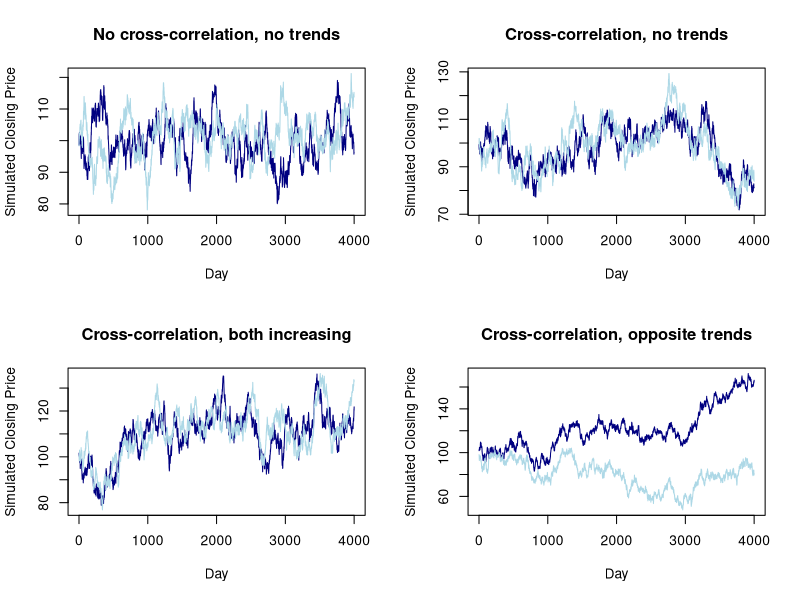

The R script that drew this image: (Note: this script raises an error after producing the figure.)
## stocksim

library(RColorBrewer)
library(lattice)
library(parallel)

########
####
##
#
# stocksim()
#
# num_days: number of days to simulate
# rho: controls how correlated the sequences (stocks) are in time
# psi: controls how correlated the sequences (stocks) are with each other
# sd1, sd2: standard deviation of stock 1,2
# beta1_0, beta2_0: y-intercept of stock 1,2, respectively
# beta1_1, beta2_1: slope of stock 1,2, respectively
#
# function returns a dataframe that contains num_days observations of:
#	stock1, stock2,
# where stock1 represents the closing price of stock1 on day t, and stock2 represents the closing price of stock2 on day t
# 
stocksim <- function(num_days = 4000, rho = .99, psi = 0, sd1 = 1, sd2 = 1, beta1_0 = 100, beta2_0 = 100, beta1_1 = 0, beta2_1 = 0) {
	# Calculate error terms
	error1_t <- rnorm(num_days, 0, sd1)
	error2_t <- rnorm(num_days, 0, sd2)
	
	# store the previous days' values here
	stock1 <- stock2 <- list() 
	
	# generate initial point and immediately prepare it to be the previous point
	stock1[1] <- X1_t <- X1_1 <- rnorm(1, 0, sd1) 
	stock2[1] <- X2_t <- X2_1 <- rnorm(1, 0, sd2)
	
	# Generate data for the rest of the days
	for (i in 2:num_days) { # We've already calculate the first day's price
		
		# note that X1_t and X2_t on the RHS represent the previous day 
		stock1[i] <- X1_t <- rho*X1_t + psi*(1 - rho)*X2_t + error1_t[i]
		stock2[i] <- X2_t <- rho*X2_t + psi*(1 - rho)*X1_t + error2_t[i]
		
	} # end for
	
	stocks <- as.data.frame(cbind(t = 1:num_days, stock1 = unlist(stock1), stock2 = unlist(stock2)))
	Y1_t <- beta1_0 + beta1_1*stocks$t + stocks$stock1
	Y2_t <- beta2_0 + beta2_1*stocks$t + stocks$stock2
	return(as.data.frame(cbind(Close.Stock1 = Y1_t, Close.Stock2 = Y2_t)))
}
#
# end stocksim()
#
##
####
########

########
####
##
#
# simstudy()
#
# B: the number of datasets we'd like to sim
# corr: controls how correlated the sequences (stocks) are with each other
# slope1: slope of stock1
# slope2: slope of stock2
# ... : any parameters to pass on to find.best.k()
#
# function returns the profit for the given parameters (using k which maximised profit in training data)
#
simstudy <- function(B.corr.slope1.slope2, ...) {
	browser()
	B = B.corr.slope1.slope2[1]
	corr = B.corr.slope1.slope2[2]
	slope1 = B.corr.slope1.slope2[3]
	slope2 = B.corr.slope1.slope2[4]
	
	starttime <- Sys.time()
	situation <- list()
	
	for (i in 1:B) {
		
		datasetCurr <- stocksim(psi = corr, beta1_1 = slope1, beta2_1 = slope2)
		datasetCurr <- cbind(Date = 1:4000, datasetCurr)
		datasetCurr$ratio <- datasetCurr$Close.Stock1 / datasetCurr$Close.Stock2
		
		# separate dataset in to training and testing
		training <- datasetCurr[1:2000, ]
		testing  <- datasetCurr[2001:4000, ]
		
		# find the best k to 2 decimal places
		best.k <- find.best.k(dataset = training, origin = .5,  ending = 2.5, interval = .5, k.best = NULL, precision = 2)
		
		# calculate profit using the best.k 
		maxprofit <- unlist(best.k[2]) + findGrandProfit(dataset = testing, ks = unlist(best.k[1]), plot.bool = FALSE, p = .001, stock1.name = NULL, stock2.name = NULL, training = FALSE, m = mean(datasetCurr$ratio), sd = sd(datasetCurr$ratio))
		
		# store this iteration of the simulation (so we can find average, sd, etc. later)
		situation[i] <- maxprofit
		
	} # end for
	
	# After all simulations {
		
		endtime <- Sys.time()
		elapsedtime <- endtime - starttime
		# return B, corr, slope1, slope2, mean, sd, min, max, starttime, endtime, elapsedtime
		d <- unlist(situation)  
		situation.data <- as.data.frame(cbind(B = B, corr = corr, slope1 = slope1, slope2 = slope2, mean = mean(d), sd = sd(d), min = min(d), max = max(d), elapsedtime = elapsedtime))
		
	# }
}
#
# end simstudy()
#
##
####
########

########
####
##
#
# find.best.k()
#
# dataset: dataset on which to find best k (will probably be the training dataset)
# origin: the smallest value of k to test
# ending: the largest value of k to test
# interval: the interval size between origin and ending to test (note: the number of k's being tested for iteration of find.best.k will be (ending - origin) / interval)
# k.best: initially NULL; the current list of the (k which maximises the profit) and the (max profit).
# precision: number of decimal places you want k to be; if there are multiple k's that yield the best profit, find.best.k() will return the median of the k's; precision doesn't exactly work they way i'd like it to since it depends on your original interval. 
# does.stock1.split: boolean indicating whether stock1 splits (if TRUE, that means the stock1 splits at some point)
# does.stock2.split: boolean indicating whether stock2 splits (if TRUE, that means the stock2 splits at some point)
#
# function returns the k that maximises the profit of the dataset to the number of decimal places indicated by precision and the profit. Note as precision increases, time to run increases
#
find.best.k <- function(dataset, origin, ending, interval, k.best, precision, does.stock1.split = FALSE, does.stock2.split = FALSE, ...) {
	#browser()
	
	if (precision != 0) { # base case; i.e., we want our k to be more precise than it currently is
		
		# initialize k to the values we want to explore
		k <- seq(origin, ending, interval)
		
		# create list of k values and their corresponding profits 
		k.profit <- sapply(k, FUN = function(i) findGrandProfit(dataset, ks = i, plot.bool = FALSE, p = .001, stock1.name = NULL, stock2.name = NULL, does.stock1.split = does.stock1.split, does.stock2.split = does.stock2.split))
		
		# isolate the max profit and it's corresponding k
		k.best <- list(k[k.profit == max(k.profit)], max(k.profit))
		
		# recursive call to find.best.k using a narrower search for k
		find.best.k(dataset = dataset, unlist(k.best)[1] - interval, unlist(k.best)[1] + interval, interval / 5, k.best, precision - 1, does.stock1.split = does.stock1.split, does.stock2.split = does.stock2.split) # call recursively
		
	} else { # i.e., we don't want a k any more precise than it already is; exit recursion and return k.best
		
		if (length(k.best) > 1) { # if there are multiple best k's (that yield the best profit), choose the middle (roughly)
			k.best <- list(unlist(k.best[1])[ceiling(length(unlist(k.best[1]))/2)], unlist(k.best[2]))
		
		} # end if
		
		return(k.best)
	} # end if else
}
#
# end find.best.k()
#
##
####
########


########
####
##
#
# find.all.ks()
#
# dataset: dataset on which to find best k (will probably be the training dataset)
# origin: the smallest value of k to test
# ending: the largest value of k to test
# interval: the interval size between origin and ending to test (note: the number of k's being tested for iteration of find.best.k will be (ending - origin) / interval)
# does.stock1.split: boolean indicating whether stock1 splits (if TRUE, that means the stock1 splits at some point)
# does.stock2.split: boolean indicating whether stock2 splits (if TRUE, that means the stock2 splits at some point)
#
# function returns all ks and their profit values for the purpose of plotting
#
find.all.ks <- function(dataset, origin, ending, interval, does.stock1.split = FALSE, does.stock2.split = FALSE, ...) {
	#browser()
	
	# initialize k to the values we want to explore
	k <- seq(origin, ending, interval)
	
	# create list of k values and their corresponding profits 
	k.profit <- sapply(k, FUN = function(i) findGrandProfit(dataset, ks = i, plot.bool = FALSE, p = .001, stock1.name = NULL, stock2.name = NULL, does.stock1.split = does.stock1.split, does.stock2.split = does.stock2.split))
	
	# return all ks and their profit values
	return(as.data.frame(cbind(unlist(k), unlist(k.profit))))
}
#
# end find.all.ks()
#
##
####
########

# No cross-correlation, no trends:
case1 <- stocksim() # what the parameters default to
# Cross-correlation, no trends:
case2 <- stocksim(psi = .9)
# Cross-correlation, both increasing:
case3 <- stocksim(psi = .9, beta1_1 = 0.01, beta2_1 = 0.01)
# Cross-correlation, opposite trends:
case4 <- stocksim(psi = .9, beta1_1 = 0.01, beta2_1 = -0.01)

# Plot the four cases
par(mfrow = c(2,2))
plot(case1$Close.Stock1, type = 'l', ylim = range(case1$Close.Stock1, case1$Close.Stock2), col = 'navy', ylab = 'Simulated Closing Price', xlab = 'Day', main = 'No cross-correlation, no trends')
lines(case1$Close.Stock2, type = 'l',  col = 'lightblue')
plot(case2$Close.Stock1, type = 'l', ylim = range(case2$Close.Stock1, case2$Close.Stock2), col = 'navy', ylab = 'Simulated Closing Price', xlab = 'Day', main = 'Cross-correlation, no trends')
lines(case2$Close.Stock2, type = 'l', col = 'lightblue')
plot(case3$Close.Stock1, type = 'l', ylim = range(case3$Close.Stock1, case3$Close.Stock2), col = 'navy', ylab = 'Simulated Closing Price', xlab = 'Day', main = 'Cross-correlation, both increasing')
lines(case3$Close.Stock2, type = 'l', col = 'lightblue')
plot(case4$Close.Stock1, type = 'l', ylim = range(case4$Close.Stock1, case4$Close.Stock2), col = 'navy', ylab = 'Simulated Closing Price', xlab = 'Day', main = 'Cross-correlation, opposite trends')
lines(case4$Close.Stock2, type = 'l', col = 'lightblue')

# Combinations
cls <- makeCluster(rep('localhost', 4))
beg <- Sys.time()
B		= rep(1, 30)
corr	= rep(c(0, .2, .4, .6, .8, .95), each = 5)
slope1	= rep(c(0, .01, -.01, .01, -.01), 6)
slope2	= rep(c(0, .01, -.01, -.01, .01), 6)
boo <- as.data.frame(cbind(B, corr, slope1, slope2))
boolist <- list()
for (i in 1:nrow(boo)) {
	hold <- c(B[i], corr[i], slope1[i], slope2[i])
	boolist[[i]] <- hold
}
ans <- clusterApply(cls, boolist, simstudy)
end <- Sys.time()
total = end - beg




